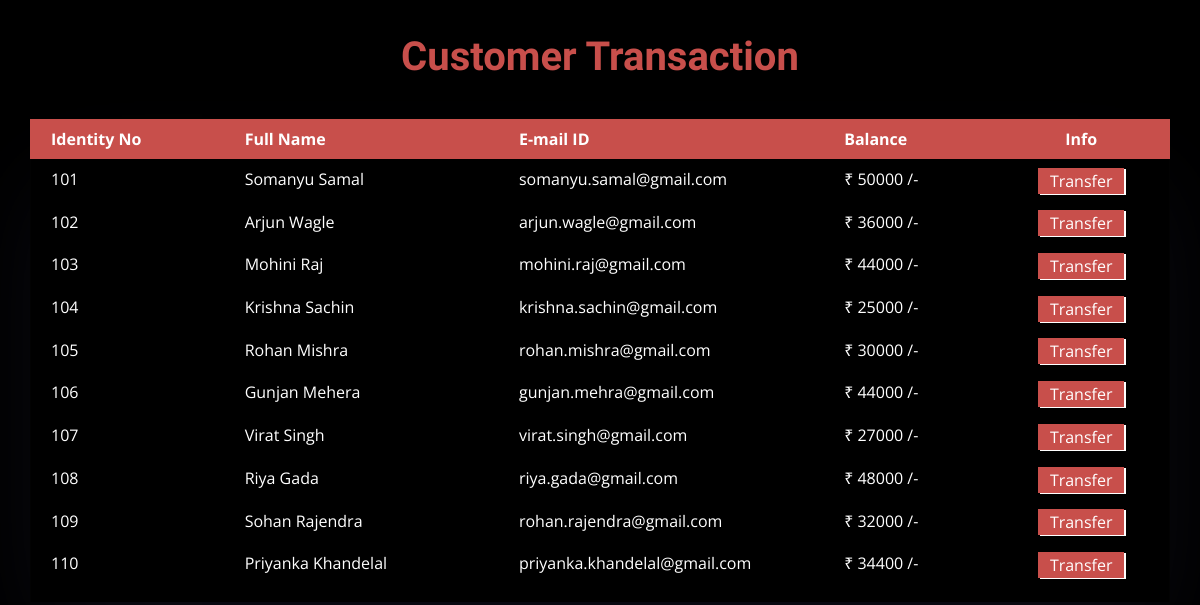
Before: /customers/customer.php with the older database file.
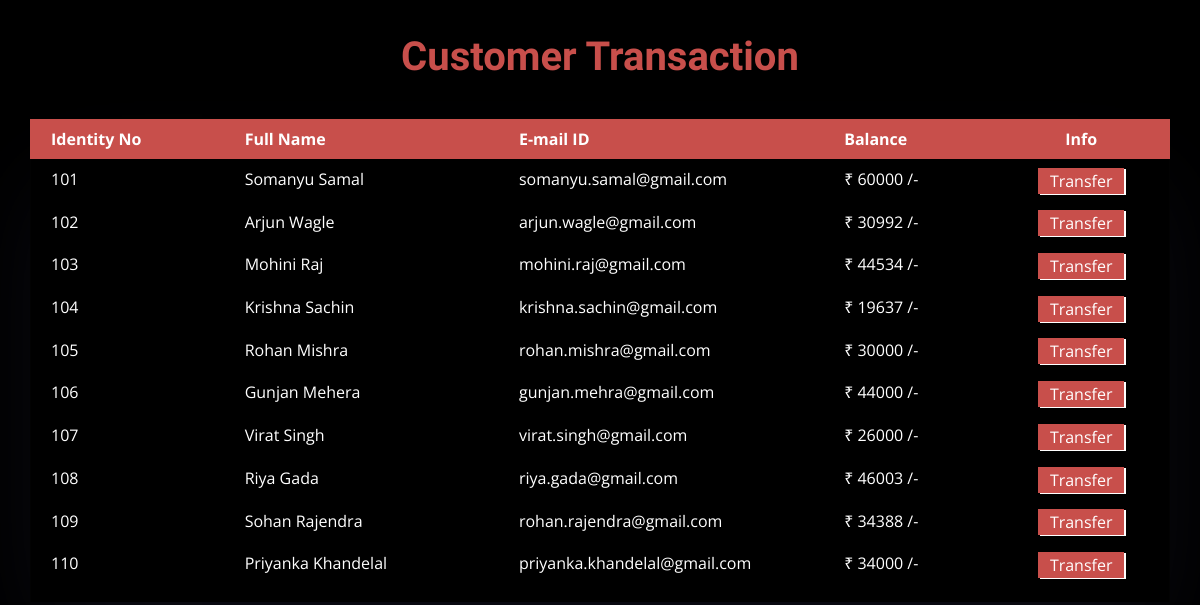
After: the same page with the newer database file.
### tables this page shows
CREATE TABLE `customer_transc` (
  `id` tinyint(4) NOT NULL,
  `full_name` text NOT NULL,
  `email_id` text NOT NULL,
  `balance` int(6) NOT NULL
);

### customers/customer.php (the view, shortened to what this page needs)
<?php include 'config.php';
$sql = "SELECT * FROM customer_transc";
$result = $mysqli->query($sql);
?>
<!DOCTYPE html>
<html lang="en">
<head>
    <link rel="stylesheet" href="./assets/customer.css">
</head>
<body>
    <div style="margin-top: 26px;">
        <h1 class="text-center justify-content-lg-center">Customer Transaction</h1>
    </div>
    <div class="div-two">
        <div class="table-responsive">
            <table class="table">
                <thead>
                    <tr>
                        <th style="padding-left: 21px;text-align: left;">Identity No</th>
                        <th style="text-align: left;">Full Name</th>
                        <th style="width: 325.2px;text-align: left;">E-mail ID</th>
                        <th style="text-align: left;">Balance</th>
                        <th>Info</th>
                    </tr>
                </thead>
				<?php
         			while($rows=$result->fetch_assoc())
         			{
     			?>
                <tbody>
                    <tr>
                        <td style="padding-left: 21px;text-align: left;"><?php echo $rows['id'];?></td>
                        <td style="text-align: left;"><?php echo $rows['full_name'];?></td>
                        <td style="text-align: left;"><?php echo $rows['email_id'];?></td>
                        <td style="text-align: left;">₹ <?php echo $rows['balance'];?> /-</td>
                        <td><a class="btn" role="button" href="./transfer.php?id=<?php echo $rows['id'];?>" style="border-style: none;padding-top: 1px;padding-bottom: 1px;background: #c84f4b;color: #fff;border-radius: 0px;">Transfer</a></td>
                    </tr>
                </tbody>
				<?php
				 }
				?>
            </table>
        </div>
    </div>
</body>
</html>

### customers/assets/customer.css (style rules this page uses)
@media (prefers-reduced-motion: no-preference) { :root { scroll-behavior: smooth; } }
body { text-align: center; background: rgb(0, 0, 0); margin: 0; font-size: 1rem; line-height: 1.5; -webkit-text-size-adjust: 100%; }
.text-center { color: #c84f4b; font-family: Raleway, sans-serif; font-weight: 700; font-style: normal; text-align: center !important; }
@media (min-width: 992px) { .justify-content-lg-center { justify-content: center !important; } }
@media (min-width: 1200px) { h1 { font-size: 2.5rem; } }
.div-two { margin-top: 32px; padding-right: 30px; padding-left: 30px; }
.table-responsive { overflow-x: auto; box-shadow: rgba(255, 255, 255, 0.1) 0px 1px 1px 0px inset, rgba(50, 50, 93, 0.25) 0px 50px 100px -20px, rgba(0, 0, 0, 0.3) 0px 30px 60px -30px; }
.table { width: 100%; margin-bottom: 1rem; color: #212529; vertical-align: top; border-color: #dee2e6; caption-side: bottom; border-collapse: collapse; }
thead { background: #c84f4b; color: #fff; font-family: "Open Sans", sans-serif; border-width: 0; border-style: none; }
.table > thead { vertical-align: bottom; }
tr { border-style: none; border-width: 0; }
.table > :not(:last-child) > :last-child > * { border-bottom-color: currentColor; }
.table > :not(caption) > * > * { padding: 0.5rem 0.5rem; border-bottom-width: 1px; }
tbody { font-family: "Open Sans", sans-serif; color: rgb(255, 255, 255); }
.table > tbody { vertical-align: inherit; }
tr { border-color: rgba(255, 255, 255, 0); }
.btn { display: inline-block; font-weight: 400; line-height: 1.5; text-align: center; text-decoration: none; vertical-align: middle; cursor: pointer; -webkit-user-select: none; -moz-user-select: none; user-select: none; border: 1px solid transparent; padding: 0.375rem 0.75rem; font-size: 1rem; box-shadow: 2px 1px rgb(255, 255, 255); }

Changed rows visible on the page:
changed customer_transc "Somanyu Samal": balance "50000" → "60000"
changed customer_transc "Arjun Wagle": balance "36000" → "30992"
changed customer_transc "Mohini Raj": balance "44000" → "44534"
changed customer_transc "Krishna Sachin": balance "25000" → "19637"
changed customer_transc "Virat Singh": balance "27000" → "26000"
changed customer_transc "Riya Gada": balance "48000" → "46003"
changed customer_transc "Sohan Rajendra": balance "32000" → "34388"
changed customer_transc "Priyanka Khandelal": balance "34400" → "34000"
